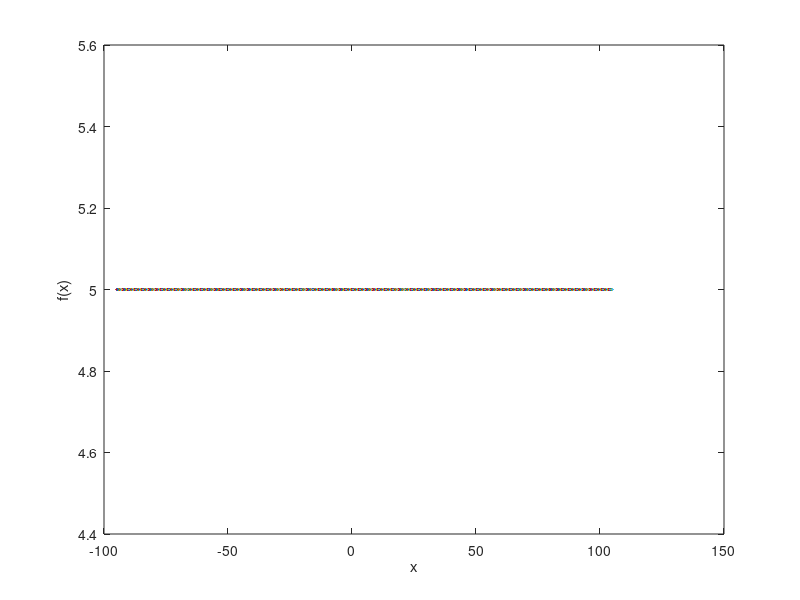

The MATLAB script that drew this image: (Note: this script raises an error after producing the figure.)
%ESO208 Programming assignment 1 Solutions to non linear equations
funct = input('Enter f(x):','s');
%funct = str2fun(['@(x)' funct]);
funct = inline(funct, 'x');
method = input('Choose a method\n(1)Bisection\n(2)False Position\n(3)Fixed-Point\n(4)Newton-Raphson\n(5)Secant\n');
if method==1 || method==2 || method==5
    x1 = input('Lower x:');
    x2 = input('Upper x:');
    x=(x1-100):0.1:(x2+100);
    y = feval(funct, x);
    plot(x,y);
else
    a = input('Inital x:');
    x = (a-100):0.1:(a+100);
    y = feval(funct, x);
    plot(x,y);
    if method==3
        phix = input('Enter phi(x):');
        phix = inline(phix, 'x');
    end
    if method==4
        fdashx = input('Enter f''(x):');
        fdashx = inline(fdashx, 'x');
    end
end
xlabel('x');
ylabel('f(x)');
hold on;
maxiter = input('Maximum iterations:');
maxrelerror = input('Maximum relative error:');

switch method
    case 1 
        bisection(funct,x1,x2,maxiter,maxrelerror);
    case 2 
        falseposition(funct,x1,x2,maxiter,maxrelerror);
    case 3 
        fixedpoint(phix,a,maxiter,maxrelerror);
    case 4
        newtonraphson(funct,fdashx,a,maxiter,maxrelerror);
    case 5
        secant(funct,x1,x2,maxiter,maxrelerror);
end    